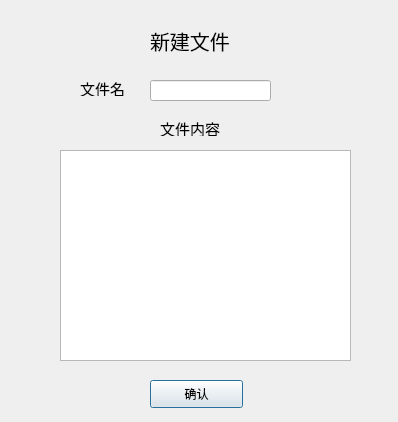
<?xml version="1.0" encoding="UTF-8"?>
<ui version="4.0">
 <class>add_file</class>
 <widget class="QDialog" name="add_file">
  <property name="geometry">
   <rect>
    <x>0</x>
    <y>0</y>
    <width>398</width>
    <height>422</height>
   </rect>
  </property>
  <property name="windowTitle">
   <string>新建文件</string>
  </property>
  <widget class="QLabel" name="label_newfile">
   <property name="geometry">
    <rect>
     <x>150</x>
     <y>20</y>
     <width>111</width>
     <height>41</height>
    </rect>
   </property>
   <property name="font">
    <font>
     <pointsize>15</pointsize>
    </font>
   </property>
   <property name="text">
    <string>新建文件</string>
   </property>
  </widget>
  <widget class="QLabel" name="label_filename">
   <property name="geometry">
    <rect>
     <x>80</x>
     <y>80</y>
     <width>51</width>
     <height>16</height>
    </rect>
   </property>
   <property name="font">
    <font>
     <pointsize>11</pointsize>
    </font>
   </property>
   <property name="text">
    <string>文件名</string>
   </property>
  </widget>
  <widget class="QLabel" name="label_filecon">
   <property name="geometry">
    <rect>
     <x>160</x>
     <y>120</y>
     <width>71</width>
     <height>16</height>
    </rect>
   </property>
   <property name="font">
    <font>
     <pointsize>11</pointsize>
    </font>
   </property>
   <property name="text">
    <string>文件内容</string>
   </property>
  </widget>
  <widget class="QLineEdit" name="le_filename">
   <property name="geometry">
    <rect>
     <x>150</x>
     <y>80</y>
     <width>121</width>
     <height>21</height>
    </rect>
   </property>
  </widget>
  <widget class="QTextEdit" name="te_filecon">
   <property name="geometry">
    <rect>
     <x>60</x>
     <y>150</y>
     <width>291</width>
     <height>211</height>
    </rect>
   </property>
  </widget>
  <widget class="QPushButton" name="btn_confr">
   <property name="geometry">
    <rect>
     <x>150</x>
     <y>380</y>
     <width>93</width>
     <height>28</height>
    </rect>
   </property>
   <property name="text">
    <string>确认</string>
   </property>
  </widget>
 </widget>
 <resources/>
 <connections/>
</ui>
